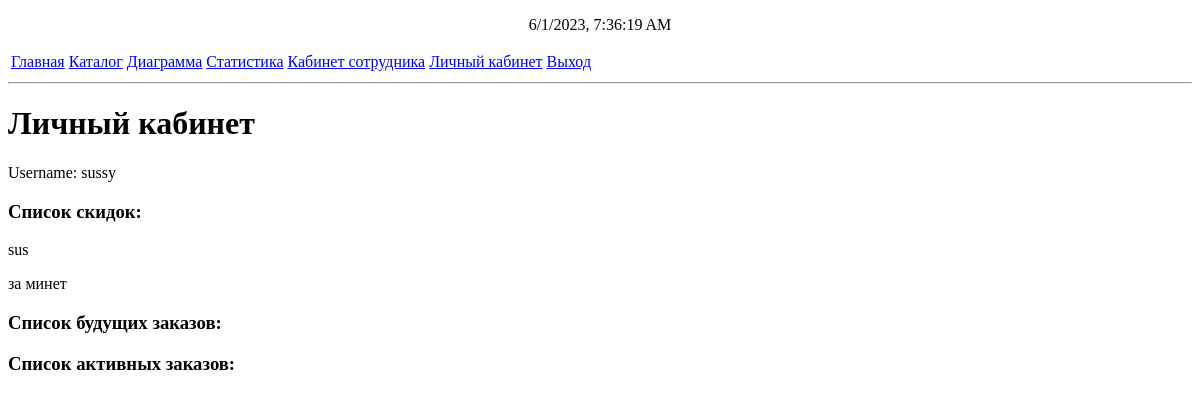
Page /user (signed in) on the earlier database version.
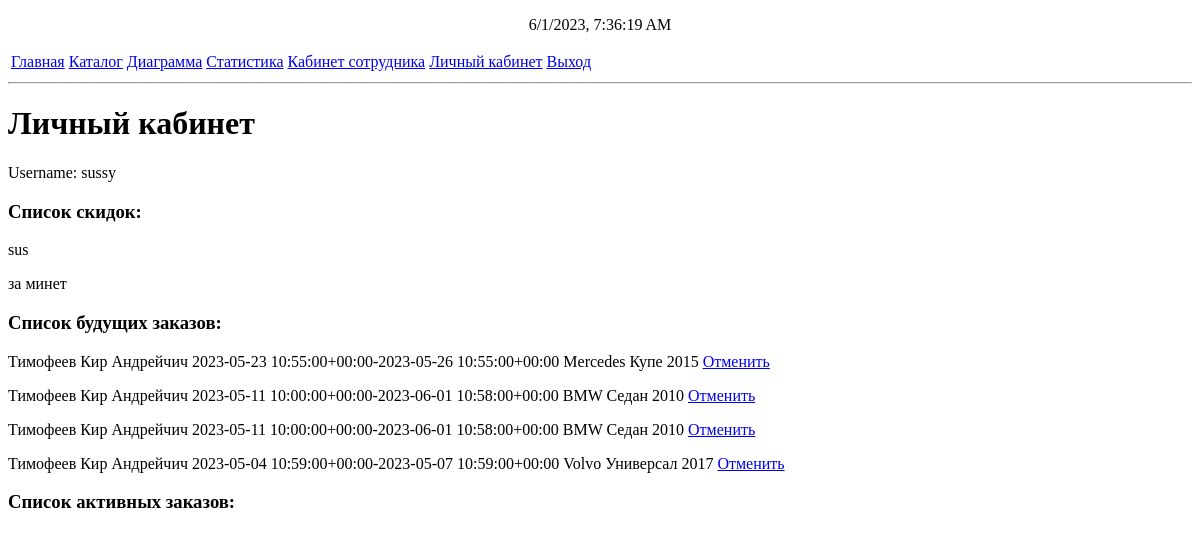
Same page on the later database version.
### mainapp/models.py (models this page shows, shortened)
class DiscountModel(models.Model):
    id = models.AutoField(primary_key=True)
    percent = models.FloatField()
    name = models.CharField(max_length=30)
    usageCount = models.IntegerField(default=0)
    def __str__(self):
        return self.name

class OrderModel(models.Model):
    id = models.AutoField(primary_key=True)
    dateBegin = models.DateTimeField()
    dateEnd = models.DateTimeField()
    dateEndFact = models.DateTimeField(null=True, blank=True, default=None)
    isActive = models.BooleanField(default=False)
    auto = models.ForeignKey(AutoModel, on_delete=models.PROTECT)
    discounts = models.ManyToManyField(DiscountModel, default=None, blank=True)
    penalties = models.ManyToManyField(PenaltyModel, default=None, blank=True)
    price = models.IntegerField(default=0)
    client = models.ForeignKey(ClientModel, on_delete=models.PROTECT)
    def __str__(self):
        return f"{self.client.f} {self.client.i} {self.client.o} {self.dateBegin}-{self.dateEnd} {self.auto.carModel}"

class ClientModel(models.Model):
    f = models.CharField(max_length=30)
    i = models.CharField(max_length=30)
    o = models.CharField(max_length=30)
    id = models.AutoField(primary_key=True)
    user = models.OneToOneField(User, on_delete=models.CASCADE, null=True)
    phone = models.CharField(max_length=15, validators=[phone_number_validator])
    adress = models.CharField(max_length=100)
    discounts = models.ManyToManyField(DiscountModel, null=True, default=None, blank=True)

class AutoModel(models.Model):
    ON_ORDER = "На заказе"
    FREE = "Свободна"
    IN_REPAIR = "В ремонте"
    IN_SERVICE = "На обслуживании"
    STATUS_CHOICES = [
        (ON_ORDER, "На заказе"),
        (FREE, "Свободна"),
        (IN_REPAIR, "В ремонте"),
        (IN_SERVICE, "На обслуживании")
    ]
    id = models.AutoField(primary_key=True)
    carModel = models.ForeignKey(CarModel, on_delete=models.PROTECT)
    number = models.CharField(max_length=9, validators=[car_number_validator])
    status = models.CharField(max_length=20, choices=STATUS_CHOICES, default=FREE)
    usageCount = models.IntegerField(default=0)

class CarModel(models.Model):
    SEDAN = "Седан"
    CROSS = "Кроссовер"
    COUPE = "Купе"
    STATION_WAGON = "Универсал"
    SPORT = "Спорт"
    HATCHBACK = "Хэтчбек"
    CONVERTIBLE = "Кабриолет"
    MINIVAN = "Минивэн"
    BODY_CHOICES = [
        (SEDAN, "Седан"),
        (CROSS, "Кроссовер"),
        (STATION_WAGON, "Универсал"),
        (SPORT, "Седан"),
        (HATCHBACK, "Хэтчбек"),
        (CONVERTIBLE, "Кабриолет"),
        (MINIVAN, "Минивэн"),
        (COUPE, "Купе"),
    ]
    BMW = "BMW"
    MERCEDES = "Mercedes"
    AUDI = "Audi"
    MAZDA = "Mazda"
    VOLVO = "Volvo"
    BRAND_CHOICES = [
        (BMW, 'BMW'),
        (MERCEDES, 'Mercedes'),
        (AUDI,"Audi"),
        (MAZDA, "Mazda"),
        (VOLVO, "Volvo")
    ]
    body = models.CharField(max_length=20, choices=BODY_CHOICES)
    price = models.BigIntegerField(default=40, null=True)
    car_price = models.BigIntegerField(default=10000, null=True)
    id = models.AutoField(primary_key=True)
    brand = models.CharField(max_length=20, choices=BRAND_CHOICES)
    year = models.IntegerField(validators=[MaxValueValidator(2023), MinValueValidator(2010)])
    usageCount = models.IntegerField(default=0)
    def __str__(self):
        return f"{self.brand} {self.body} {self.year}"

### mainapp/views.py (the view)
    def _(request:HttpRequest):
        if not request.user.is_authenticated:
            return HttpResponseRedirect("login")
        return func(request)

### mainapp/views.py (called while the page is built)
def userpage(func):
    def _(request:HttpRequest):
        if not request.user.is_authenticated:
            return HttpResponseRedirect("login")
        return func(request)
    return _

@userpage
def personal(request:HttpRequest):
    lst = list()
    clt = ClientModel.objects.get(user=request.user)
    try:
        lst += [str(p) for p in clt.discounts.all()]
    except:
        print('error in discounts')
    ordrs = OrderModel.objects.filter(client__user=request.user)
    ordrsUnactive = ordrs.filter(isActive=False, dateEndFact=None)
    ordrsActive = ordrs.filter(isActive=True)
    return render(request, "user.html", {'d_p':lst, "ordrs":ordrsUnactive, "ordrsActive":ordrsActive})

### mainapp/templates/user.html (shortened to what this page needs)
{%extends "base.html" %}
{%block content%}
<h1>Личный кабинет</h1>
<p>Username: {{request.user.username}}</p>
<h3>Список скидок:</h3>
<div>
{%for d in d_p%}
<p>{{d}}</p>
{%endfor%}
</div>
<h3>Список будущих заказов:</h3>
{%for o in ordrs%}
<p>
    {{o}}
    <a href="cancel?id={{o.id}}">Отменить</a>
</p>
{%endfor%}
<h3>Список активных заказов:</h3>
{%endblock content%}

Differences in the rows shown:
added OrderModel: client+dateBegin+dateEnd "Тимофеев Кир Андрейчич 2023-05-23 10:55:00+00:00-2023-05-26 10:55:00+00:00 Mercedes Купе 2015"
added OrderModel: client+dateBegin+dateEnd "Тимофеев Кир Андрейчич 2023-05-11 10:00:00+00:00-2023-06-01 10:58:00+00:00 BMW Седан 2010"
added OrderModel: client+dateBegin+dateEnd "Тимофеев Кир Андрейчич 2023-05-11 10:00:00+00:00-2023-06-01 10:58:00+00:00 BMW Седан 2010"
added OrderModel: client+dateBegin+dateEnd "Тимофеев Кир Андрейчич 2023-05-04 10:59:00+00:00-2023-05-07 10:59:00+00:00 Volvo Универсал 2017"
